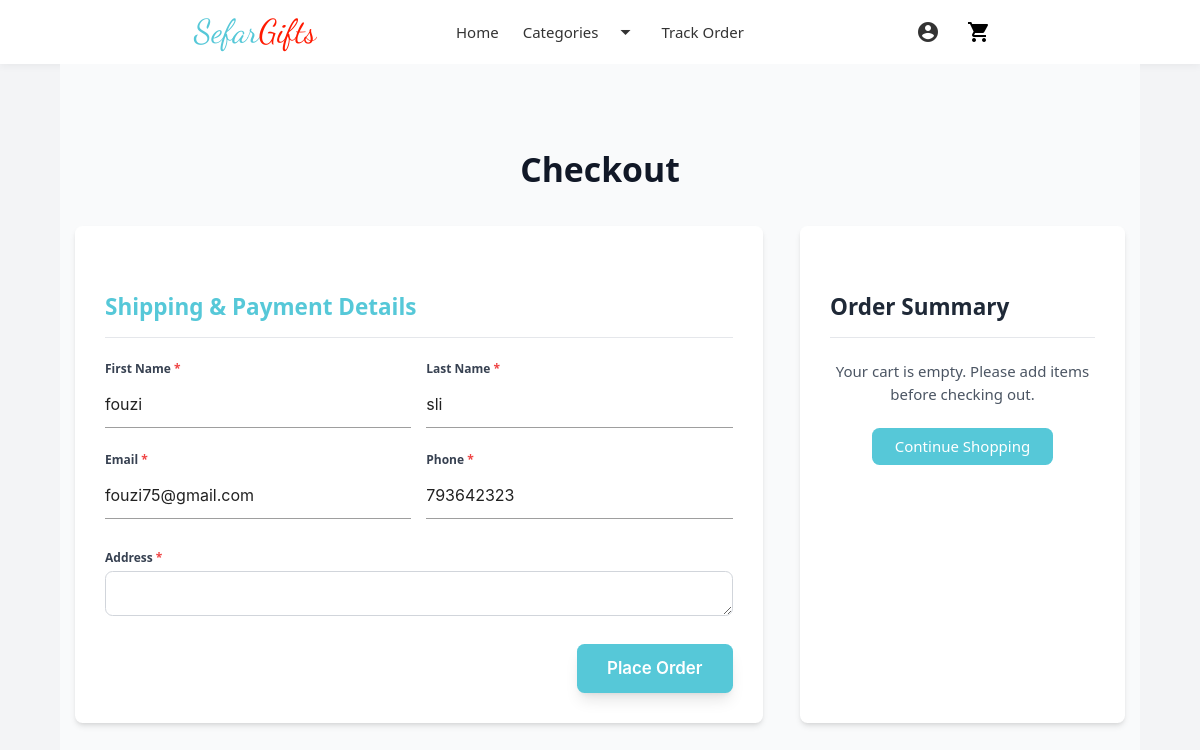
Screenshot of /checkout.php (signed in) with the database file from the repository.
### tables this page shows
CREATE TABLE IF NOT EXISTS `users` (
  `id` int NOT NULL AUTO_INCREMENT,
  `fname` varchar(10) NOT NULL,
  `lname` varchar(10) NOT NULL,
  `phone` int NOT NULL,
  `email` varchar(30) NOT NULL,
  `username` varchar(10) NOT NULL,
  `password` varchar(255) DEFAULT NULL,
  `role` enum('admin','client') NOT NULL DEFAULT 'client',
  `created_at` timestamp NULL DEFAULT CURRENT_TIMESTAMP,
  PRIMARY KEY (`id`)
);

### checkout.php (the view, shortened to what this page needs)
<?php
$conn = new mysqli("localhost", "root", "", "giftstore");
$conn->set_charset("utf8mb4");
$user_id = $_SESSION['id'];
$user_details = [];
$stmt_user = $conn->prepare("SELECT email, fname, lname, phone FROM users WHERE id = ?");
if ($stmt_user) {
  $stmt_user->bind_param("i", $user_id);
  $stmt_user->execute();
  $result_user = $stmt_user->get_result();
  if ($result_user->num_rows > 0) {
    $user_details = $result_user->fetch_assoc();
  }
}
$selected_shipping_cost = 0;
$shopping_cart = $_SESSION["shopping_cart"] ?? [];
$subtotal = 0;
$total = $subtotal + $selected_shipping_cost;
?>
<!DOCTYPE html>
<html lang="en">
<head>
  <script src="https://cdn.tailwindcss.com"></script>
</head>
<body class="bg-gray-100 font-sans">
  <?php include("navbar.php"); ?>
  <div class="max-w-6xl mx-auto px-4 py-12 bg-gray-50 min-h-screen">
    <h1 class="text-4xl font-extrabold text-gray-900 mb-10 text-center">Checkout</h1>
    <div class="grid grid-cols-1 lg:grid-cols-3 gap-10">
      <div class="lg:col-span-2 bg-white p-8 rounded-lg shadow-md">
        <h2 class="text-2xl font-bold text-turquoise-primary mb-6 border-b pb-4">Shipping & Payment Details</h2>
        <form method="POST" action="checkout.php" class="space-y-6">
          <div class="grid grid-cols-1 md:grid-cols-2 gap-4">
            <div>
              <label for="fname" class="block mb-1 font-semibold text-gray-700">First Name <span
                  class="text-red-500">*</span></label>
              <input type="text" id="fname" name="fname" value="<?= htmlspecialchars($user_details['fname'] ?? '') ?>"
                required
                class="w-full px-4 py-2 border border-gray-300 rounded-lg focus:ring-turquoise-primary focus:border-turquoise-primary">
            </div>
            <div>
              <label for="lname" class="block mb-1 font-semibold text-gray-700">Last Name <span
                  class="text-red-500">*</span></label>
              <input type="text" id="lname" name="lname" value="<?= htmlspecialchars($user_details['lname'] ?? '') ?>"
                required
                class="w-full px-4 py-2 border border-gray-300 rounded-lg focus:ring-turquoise-primary focus:border-turquoise-primary">
            </div>
            <div>
              <label for="email" class="block mb-1 font-semibold text-gray-700">Email <span
                  class="text-red-500">*</span></label>
              <input type="email" id="email" name="email" value="<?= htmlspecialchars($user_details['email'] ?? '') ?>"
                required
                class="w-full px-4 py-2 border border-gray-300 rounded-lg focus:ring-turquoise-primary focus:border-turquoise-primary">
            </div>
            <div>
              <label for="phone" class="block mb-1 font-semibold text-gray-700">Phone <span
                  class="text-red-500">*</span></label>
              <input type="text" id="phone" name="phone" value="<?= htmlspecialchars($user_details['phone'] ?? '') ?>"
                required
                class="w-full px-4 py-2 border border-gray-300 rounded-lg focus:ring-turquoise-primary focus:border-turquoise-primary">
            </div>
          </div>
          <div class="mt-4">
            <label for="address" class="block mb-1 font-semibold text-gray-700">Address <span
                class="text-red-500">*</span></label>
            <textarea id="address" name="address" rows="3" required
              class="w-full px-4 py-2 border border-gray-300 rounded-lg focus:ring-turquoise-primary focus:border-turquoise-primary"><?= htmlspecialchars($user_details['address'] ?? '') ?></textarea>
          </div>
          <div class="mt-8 text-right">
            <button type="submit" name="submit"
              class="bg-turquoise-primary hover:bg-cyan-700 text-white px-8 py-3 rounded-lg text-lg font-semibold transition-colors shadow-lg">
              Place Order
            </button>
          </div>
        </form>
      </div>
      <div class="lg:col-span-1 bg-white p-8 rounded-lg shadow-md">
        <h2 class="text-2xl font-bold text-gray-800 mb-6 border-b pb-4">Order Summary</h2>
        <?php if (!empty($shopping_cart)): ?>
          <ul class="divide-y divide-gray-200">
            <?php foreach ($shopping_cart as $item): ?>
              <li class="flex justify-between items-center py-4">
                <div class="flex items-center">
                  <img src="uploads/<?= htmlspecialchars($item['item_image'] ?? 'no-image.jpg') ?>"
                    alt="<?= htmlspecialchars($item['item_name']) ?>" class="w-16 h-16 object-cover rounded-md mr-4">
                  <div>
                    <h4 class="text-gray-800 font-medium"><?= htmlspecialchars($item['item_name']) ?></h4>
                    <p class="text-sm text-gray-500">Quantity: <?= $item['item_quantity'] ?></p>
                  </div>
                </div>
                <span class="text-turquoise-primary font-semibold">DA
                  <?= number_format($item['item_price'] * $item['item_quantity'], 2) ?></span>
              </li>
            <?php endforeach; ?>
          </ul>
          <div class="mt-6 pt-4 border-t border-gray-200 space-y-3 text-lg">
            <div class="flex justify-between font-medium text-gray-700">
              <span>Subtotal:</span>
              <span id="subtotal-display" data-subtotal="<?= $subtotal ?>" class="text-turquoise-primary">DA
                <?= number_format($subtotal, 2) ?></span>
            </div>
            <div class="flex justify-between font-medium text-gray-700">
              <span>Shipping:</span>
              <span id="shipping-cost-display" class="text-turquoise-primary">DA
                <?= number_format($selected_shipping_cost, 2) ?></span>
            </div>
            <div class="flex justify-between font-bold text-gray-900 text-xl mt-4">
              <span>Total:</span>
              <span id="total-display" class="text-turquoise-primary">DA <?= number_format($total, 2) ?></span>
            </div>
          </div>
        <?php else: ?>
          <p class="text-center text-gray-600">Your cart is empty. Please add items before checking out.</p>
          <div class="mt-6 text-center">
            <a href="index.php"
              class="inline-block bg-turquoise-primary hover:bg-cyan-700 text-white px-6 py-2 rounded-lg transition-colors">
              Continue Shopping
            </a>
          </div>
        <?php endif; ?>
      </div>
    </div>
  </div>
</body>
</html>

### checkout.php (style rules this page uses)
.text-turquoise-primary { color: #56c8d8; }
.bg-turquoise-primary { background-color: #56c8d8; }

### navbar.php (style rules this page uses)
body { font-family: 'Poppins', sans-serif; background: #f9f9f9; }

### footer.php (style rules this page uses)
html, body { height: 100%; display: flex; flex-direction: column; margin: 0; }

### rows the page displays
users: fname "fouzi", lname "sli", email "fouzi75@gmail.com", phone "793642323"
